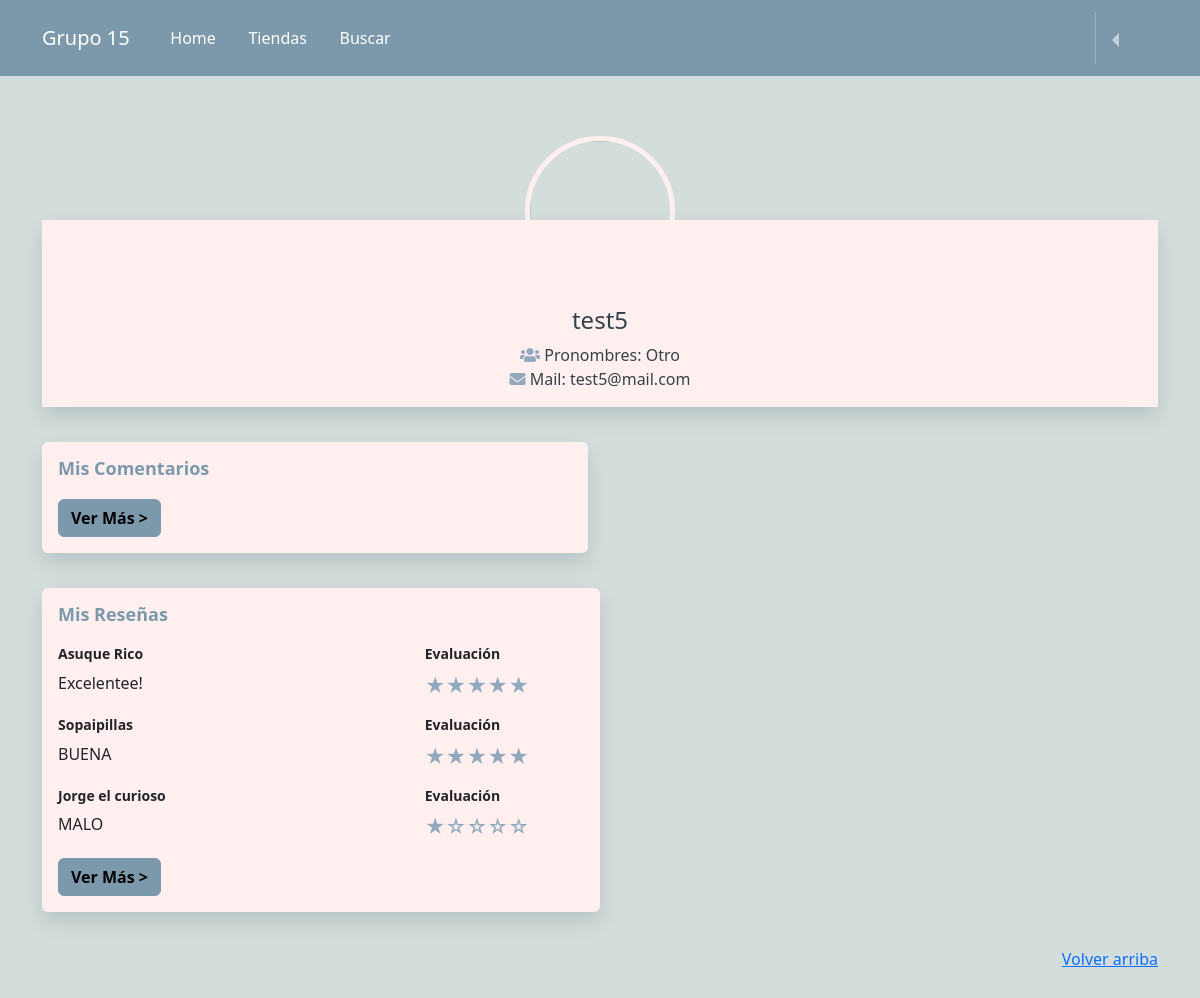
The page /profile/ (signed in) on the database as committed earlier.
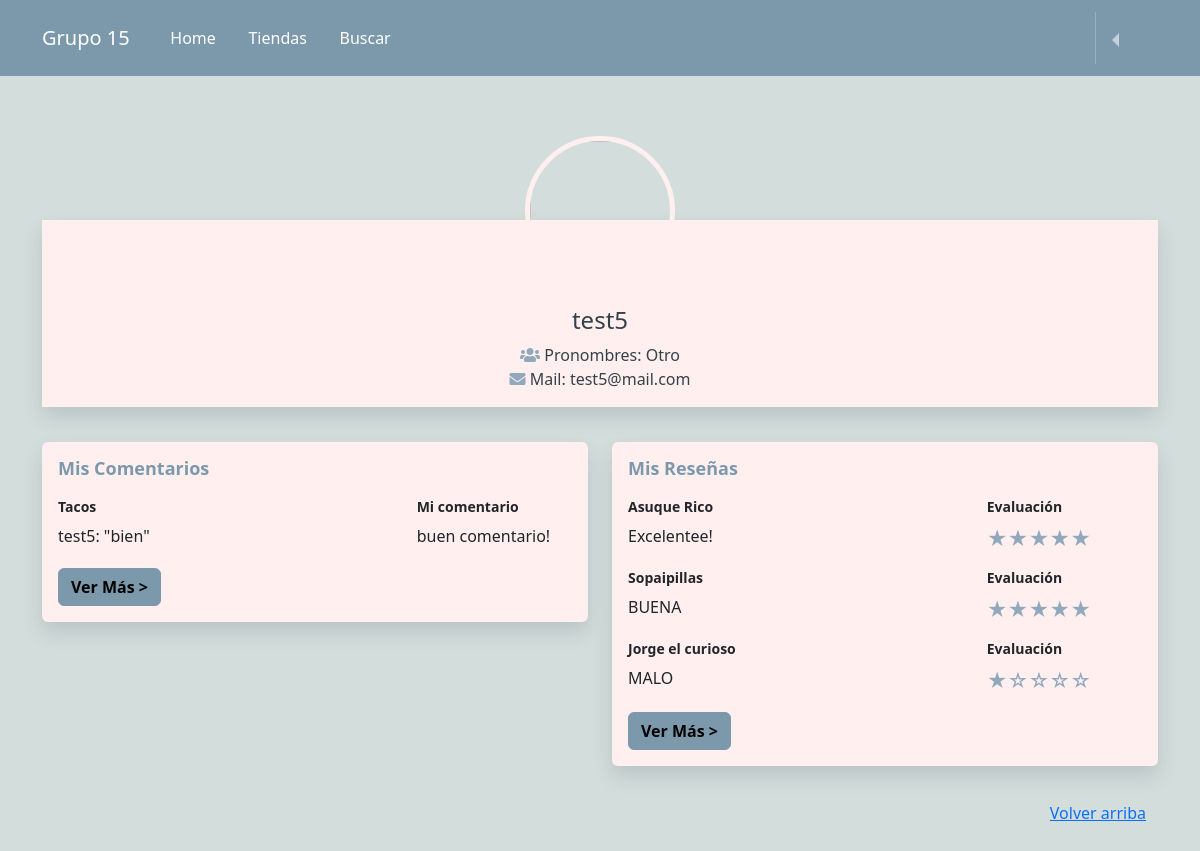
The same page on the database as committed later.
### reviews/models.py (models this page shows, shortened)
class User(AbstractUser):
  pronombres = [('La','La'),('El','El'), ('Le','Le'),('Otro','Otro')]
  pronombre = models.CharField(max_length=5,choices=pronombres)

class Evaluacion(models.Model):
    usuario = models.ForeignKey(User, on_delete=models.CASCADE)
    local_comida = models.ForeignKey(Puesto_de_comida, related_name='evaluaciones', on_delete=models.CASCADE)
    detalle = models.TextField(blank=True)
    calificacion_comida = models.IntegerField()
    calificacion_precio = models.IntegerField()
    calificacion_presentacion = models.IntegerField()
    likes = models.IntegerField(default=0)
    dislikes = models.IntegerField(default = 0)
    fecha = models.DateTimeField(auto_now_add=True)

class Puesto_de_comida(models.Model):
    nombre = models.CharField(max_length=200)
    dueño = models.CharField(max_length=200)
    FotoLocal = models.ImageField(upload_to='Fotos_locales/', null=True, blank=True)
    def __str__(self):
        return self.nombre

class Comentario(models.Model):
    evaluacion = models.ForeignKey(Evaluacion, related_name='calificaciones', on_delete=models.CASCADE)
    comentarista = models.ForeignKey(User, on_delete=models.CASCADE)
    comentario = models.TextField(blank=True)
    es_util = models.BooleanField(default=False)
    like_comentario = models.IntegerField(default=0)
    dislike_comentario = models.IntegerField(default=0)

### reviews/views.py (the view)
# urls.py: path('profile/', perfil, name="profile"),
@login_required
def perfil(request):
    reviews_usuario = Evaluacion.objects.filter(usuario_id = request.user)
    comentarios_usuario = Comentario.objects.filter(comentarista = request.user)
    return render(request, "perfil.html", {"reviews_usuario" : reviews_usuario, "comentarios_usuario" : comentarios_usuario})

### templates/perfil.html (shortened to what this page needs)
{% extends 'base.html' %}
{% load static %}
{% block content %}
<head>
  <link rel="stylesheet">
  <link href="https://cdnjs.cloudflare.com/ajax/libs/font-awesome/5.11.2/css/all.min.css" rel="stylesheet">
  <link rel="stylesheet" href="{% static 'css/perfil.css' %}">
</head>
{% if request.user.is_authenticated %}
<body>
  <div class="container">
    <div class="card social-prof">
      <div class="card-body hello">
        <div class="wrapper">
          <img src="https://img.freepik.com/premium-photo/cat-dressed-formal-business-suit-anthropomorphic-businessman-generative-ai_796128-1479.jpg?w=740" alt="" class="user-profile">
          <h4>{{request.user.username}}</h4>
        </div>
        <div class="social-info">
          <i class="fas fas fa-users mr-2" style="color: #92A9BD"></i>
          <span>Pronombres: {{request.user.pronombre}}</span>
        </div>
        <div class="social-info">
          <i class="fas fas fa-envelope mr-2" style="color: #92A9BD"></i>
          <span>Mail: {{request.user.email}}</span>
        </div>
      </div>
    </div>
    <div class="row">
      <div class="col-lg-6">
        <div class="card hello">
          <div class="card-body info-card social-about">
            <h2 class="text-blue">Mis Comentarios</h2>
            {% for comentario in comentarios_usuario|slice:":3" %}
            <div class="row">
              <div class="col-lg-8">
                <h5>{{comentario.evaluacion.local_comida}}</h5>
                  <div class="mb-3">
                    <p>{{comentario.evaluacion.usuario}}: "{{comentario.evaluacion.detalle}}"</p>
                  </div>
              </div>
              <div class="col-lg-4">
                <h5>Mi comentario</h5>
                <p>{{comentario.comentario}}</p>
              </div>
              {% endfor %}
              <div class="col-lg-5">
                <button class="btn see-more" id="see-more" data-toggle="modal" data-target="#CommentsModal">Ver Más ></button>
              </div>
            </div>
          </div>
        </div>
      </div>
      <div class="col-lg-6">
        <div class="card info-card hello">
          <div class="card-body">
            <h2 class="text-blue">Mis Reseñas</h2>
            {% for review in reviews_usuario|slice:":3" %}
            <div class="row">
              <div class="col-lg-8">
                <h5>{{review.local_comida}}</h5>
                  <div class="mb-3">
                    <p>{{review.detalle}} </p>
                  </div>
              </div>
              <div class="col-lg-4">
                <h5>Evaluación</h5>
                <div class="stars-class mb-3 fs-5">
                  {% if review.calificacion_comida == 1 %}
                      <span>★☆☆☆☆</span>
                  {% endif %}
                  {% if review.calificacion_comida == 5 %}
                      <span>★★★★★</span>
                  {% endif %}
                </div>
              </div>
            </div>
            {% endfor %}
            <div class="col-lg-5">
              <button class="btn see-more" id="see-more" data-toggle="modal" data-target="#exampleModal">Ver Más ></button>
            </div>
          </div>
        </div>
      </div>
    </div>
</body>
{%endif%}
{% endblock %}

### templates/base.html (shortened to what this page needs)
{% load static %}
<!doctype html>
<html lang="en">
<head>
  <link rel="stylesheet" href="{% static 'owlcarousel/owl.carousel.min.css' %}">
  <link rel="stylesheet" href="{% static 'owlcarousel/owl.theme.default.min.css' %}">
  <link rel="stylesheet" href="{% static 'bootstrap-5.3.0-alpha3/css/bootstrap.min.css' %}">
  <link rel="stylesheet" href="{% static 'bootstrap-icons-1.10.5/font/bootstrap-icons.css' %}">
  <link rel="stylesheet" href="{% static 'css/style.css' %}">
</head>
<body>
  <header>
    <nav class="navbar fixed-top navbar-expand-lg navbar-dark " aria-label="Ninth navbar example">
      <div class="container-xl">
        <a class="navbar-brand">Grupo 15</a>
        <div class="navbar-collapse" id="nav-pc" hidden>
          <ul class="navbar-nav me-auto mb-2 mb-lg-0">
            <li class="nav-item">
              <a class="nav-link active" aria-current="page" href="{% url 'home' %}">
                <i class="bi bi-house"></i>
                Home
              </a>
            </li>
            <li class="nav-item">
              <a class="nav-link active" aria-current="page" href="{% url 'tiendas' %}">
                <i class="bi bi-geo-alt"></i>
                Tiendas
              </a>
            </li>
            <li class="nav-item">
              <a class="nav-link active" aria-current="page" href="{% url 'buscador' %}">
                <i class="bi bi-search"></i>
                Buscar
              </a>
            </li>
          </ul>
          <ul class="navbar-nav flex-row flex-wrap ms-md-auto">
            <li class="nav-item py-2 py-lg-1 col-4 col-lg-auto">
            </li>
            <li class="nav-item dropdown dropstart py-2 py-lg-1 col-4 col-lg-auto">
              <a class="nav-link dropdown-toggle fs-4" href="#" data-bs-toggle="dropdown" aria-expanded="false">
                <i class="bi bi-person-circle"></i>
              </a>
            </li>
          </ul>
        </div>
      </div>
    </nav>
  </header>
  {% block content%}
  {% endblock %}
  <footer>
    <div class="container">
      <p class="float-end mb-1">
        <a href="#">Volver arriba</a>
      </p>
    </div>
  </footer>
</body>
</html>

### static/css/style.css (style rules this page uses)
nav.navbar { background-color: #7C99AC; }
body { background-color: #D3DEDC; padding-top: 70px; padding-bottom: 90px; }

### static/css/perfil.css (style rules this page uses)
.card { margin-bottom: 35px; box-shadow: 0 10px 20px 0 rgba(26, 44, 57, 0.14); border: none; }
.social-prof { color: #354149; text-align: center; }
.social-prof .wrapper { width: 70%; margin: auto; margin-top: -100px; }
.social-prof img { width: 150px; height: 150px; border-radius: 50%; margin-bottom: 20px; border: 5px solid #FFEFEF; }
.text-blue { color: #3afe; }
.info-card h5 { font-size: 14px; font-weight: bolder; }
.info-card h2 { font-size: 18px; margin-bottom: 20px; color: #7C99AC; font-weight: bold; }
.social-about p { margin-bottom: 20px; }
.see-more { background-color: #7C99AC; color: black; font-weight: bold; border-color: #7C99AC; }
.hello { background-color: #FFEFEF; }
.stars-class { color:#92A9BD; }

Rows that differ between the two databases and show on the page:
added Comentario: evaluacion.local_comida "Tacos", evaluacion.usuario "test5", evaluacion.detalle "bien", comentario "buen comentario!"
